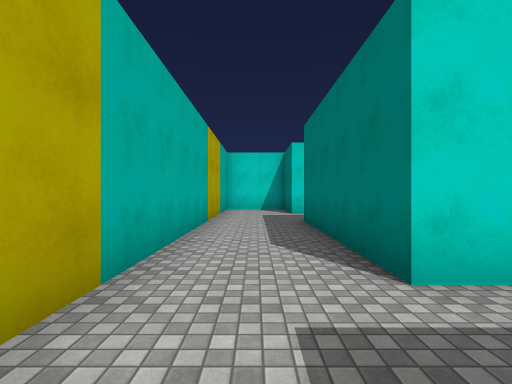
View 1 (above)

17 first-person views from a walk through a scene from a Unity 3-D project. The camera is 1.5 m above the floor, looks level and sees 85° across. The floor is counted in squares, 2 m on a side. Each view is taken from the middle of a square. On the plan, view 1 faces up. The plan holds only what a view shows up to about 10 squares ahead; the rest is blank. The player character is not drawn. Surface patterns are stand-ins for the level's own textures.

View 2
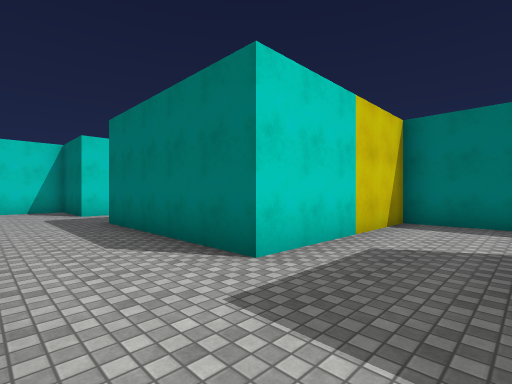

View 3
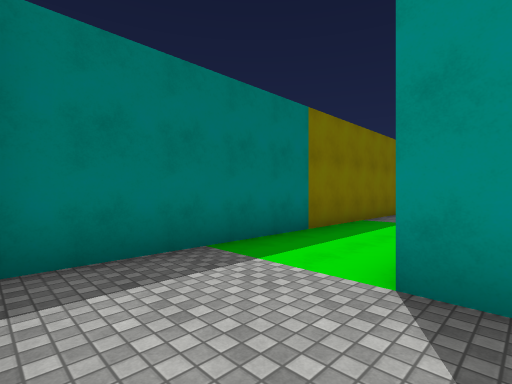

View 4
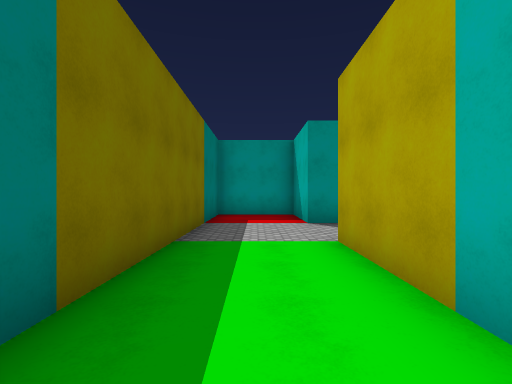

View 5
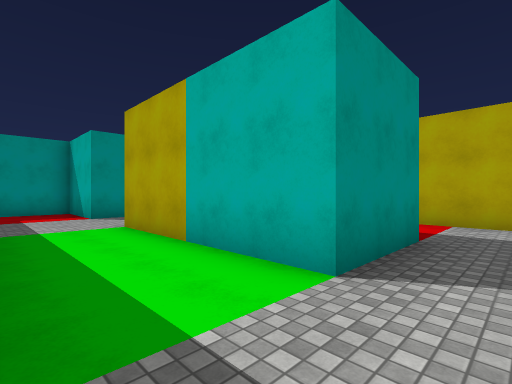

View 6
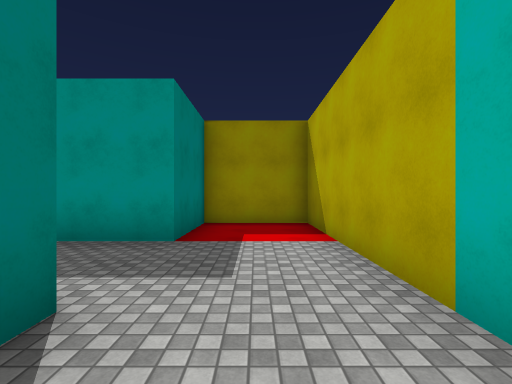

View 7
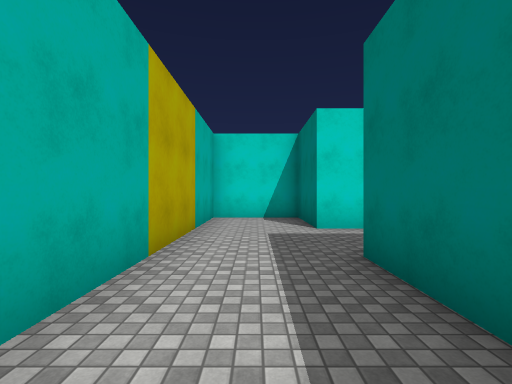

View 8
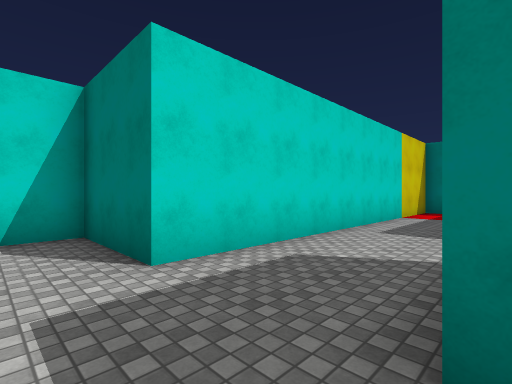

View 9
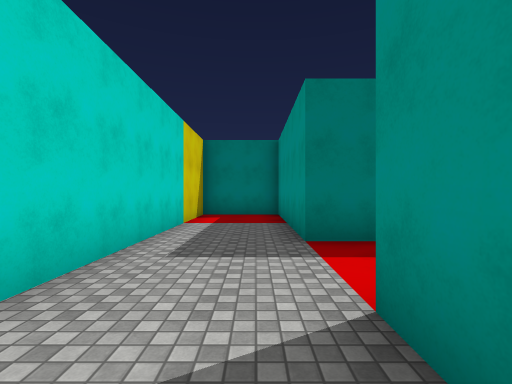

View 10
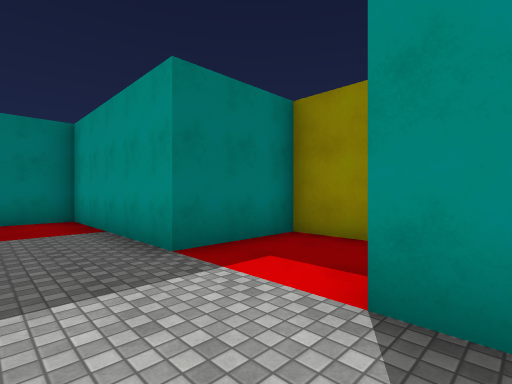

View 11
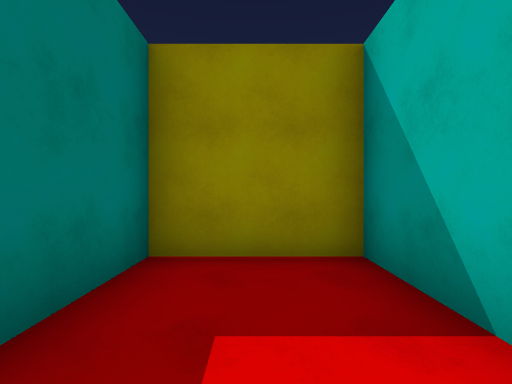

View 12
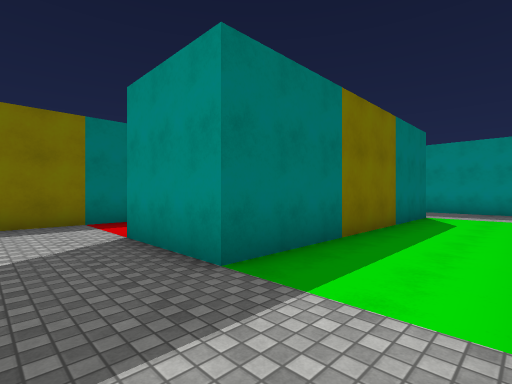

View 13
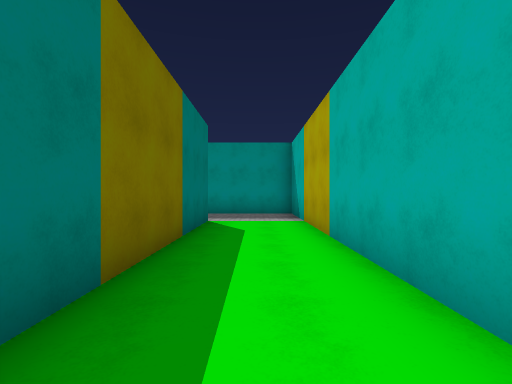

View 14
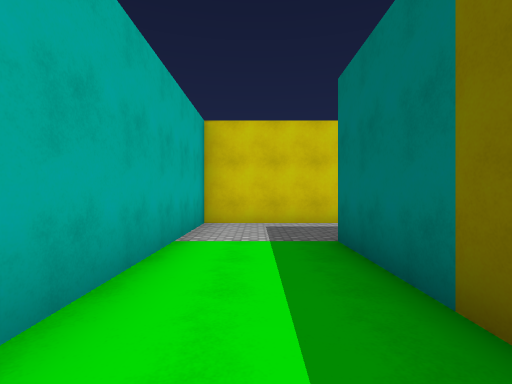

View 15
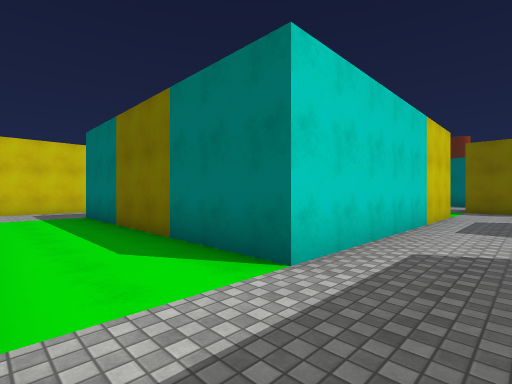

View 16
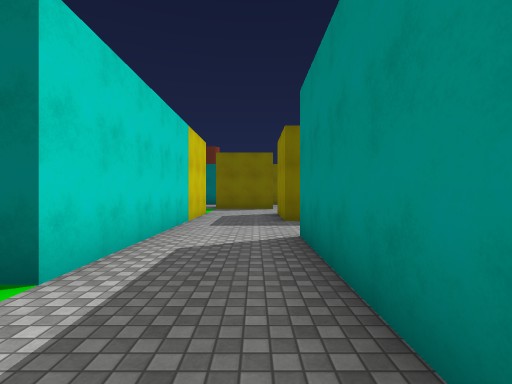

View 17
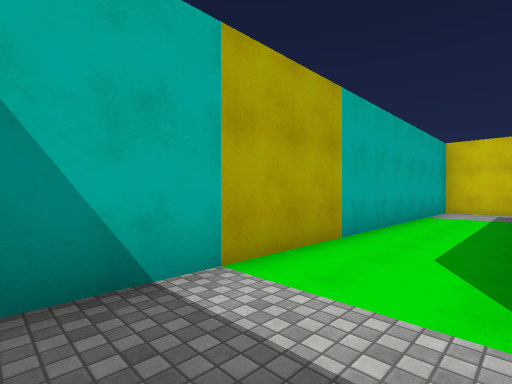

### Floor plan
Points are (right, up) in squares from view 1. A wall is a line through its corners. A room is listed if a view was taken in it or the views show most of it. See-through windows are left out.
Room 1 (views 1, 2, 3, 4, 5, 6, 7, 8)
walls: (1.3, 9.7) (1.3, 12.2) (-1.2, 12.2) (-1.2, -2.8) (1.3, -2.8) (1.3, -0.3) (3.7, -0.3) (3.7, -5.2); (1.3, -7.8) (3.7, -7.8) (3.7, -10.2) (6.2, -10.2) (6.2, 2.2) (1.3, 2.2) (1.3, 7.2)
ways out: opening at (2.5, 8.5) to room 2; opening at (2.5, -6.5) to room 3
Room 2 (views 9, 10, 11)
walls: (3.7, 6.8) (3.7, 4.7) (6.2, 4.7) (6.2, 7.2) (11.2, 7.2) (11.2, 9.7) (1.3, 9.7); (2.8, 7.2) (3.8, 7.2)
ways out: opening at (2.5, 8.5) to room 1
Room 3 (views 12, 13, 14, 15, 16, 17)
walls: (3.5, -15.3) (1.3, -15.3) (1.3, -7.8); (2, -5.3) (-1.2, -5.3) (-1.2, -17.8) (3.8, -17.8)
ways out: opening at (2.5, -6.5) to room 1; opening at (2.5, -16.5)

Where each view was taken, in squares from view 1:
view 1: 0 up, 0 right, facing up
view 2: 0 up, 1 left, facing up-right
view 3: 2 up, 3 right, facing down-right
view 4: 1 down, 5 right, facing down
view 5: 1 up, 6 right, facing down-left
view 6: 4 up, 0 right, facing down
view 7: 4 up, 0 right, facing up
view 8: 7 up, 0 right, facing up-right
view 9: 8 up, 2 right, facing right
view 10: 9 up, 3 right, facing down-right
view 11: 8 up, 5 right, facing down
view 12: 6 down, 1 left, facing down-right
view 13: 8 down, 0 right, facing down
view 14: 12 down, 0 right, facing up
view 15: 17 down, 1 left, facing up-right
view 16: 17 down, 1 left, facing right
view 17: 17 down, 1 right, facing up-left
